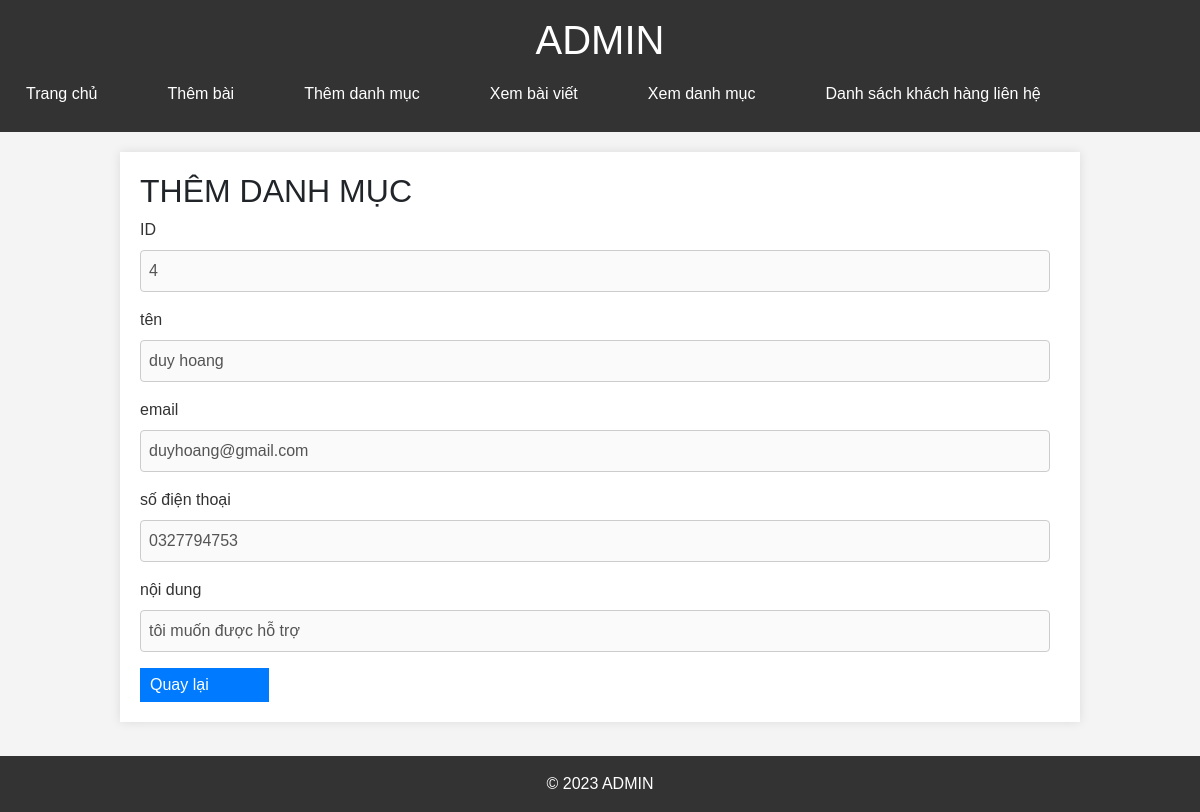
Page /admin/edit_contact/4 on the committed database.
### render_html.py (models this page shows, shortened)
class contact(db.Model):
    id_khach = db.Column(db.Integer, primary_key=True, autoincrement=True)
    ten_khach = db.Column(db.String(255), nullable=False)
    email_khach = db.Column(db.String(255), nullable=False)
    sdt_khach = db.Column(db.String(255), nullable=False)
    noidung = db.Column(db.String(255), nullable=False)

### render_html.py (the view)
@app.route('/admin/edit_contact/<int:id>', methods=['GET', 'POST'])
def edit_contact(id):
    lienhe = contact.query.get(id)
    return render_template('view_contact.html', lienhe=lienhe)

### templates/view_contact.html (shortened to what this page needs)
<!DOCTYPE html>
<html lang="en">
<head>
</head>
<body>
    {% extends "base.html" %}
    {% block content %}
    <section>
        <h2>THÊM DANH MỤC</h2>
        <form method="POST">
            <div class="form-group">
                <label for="data1">ID</label>
                <input type="text" id="id_DM" disabled value="{{ lienhe.id_khach }}" name="id" required>
            </div>
            <div class="form-group">
                <label for="data3">tên</label>
                <input type="text" id="id_DM" disabled value="{{ lienhe.ten_khach }}" name="name" required>
            </div>
            <div class="form-group" >
                <label for="data2">email</label>
                <input type="text" id="title_DM"disabled value="{{ lienhe.email_khach }}" name="email" required>
            </div>
            <div class="form-group">
                <label for="data3">số điện thoại</label>
                <input type="text" id="id_DM" disabled value="{{ lienhe.sdt_khach }}" name="sdt" required>
            </div>
            <div class="form-group">
                <label for="data3">nội dung</label>
                <input type="text" id="id_DM" disabled value="{{ lienhe.noidung }}" name="noidung" required>
            </div>
            <button type="submit"> <a href="/admin/contact">Quay lại</a></button>
        </form>
    </section>
        {% endblock %}

### templates/view_contact.html (style rules this page uses)
.form-group { margin-bottom: 15px; }
label { display: block; margin-bottom: 5px; color: #333; }
input { width: calc(100% - 10px); padding: 8px; margin-bottom: 10px; border: 1px solid #ccc; border-radius: 4px; }
button { background-color: #007bff; color: #fff; padding: 10px; border: none; border-radius: 4px; cursor: pointer; margin-right: 10px; }

### templates/base.html (style rules this page uses)
a { padding-right: 50px; }
body { font-family: Arial, sans-serif; background-color: #f4f4f4; margin: 0; padding: 0; }
section { width: 80%; margin: 20px auto; background-color: #fff; padding: 20px; box-shadow: 0 0 10px rgba(0, 0, 0, 0.1); margin-bottom: 90px; }
button { padding: 5px 10px; margin-right: 5px; }
a { text-decoration: none; color: #fff; }

### rows in the picture
contact: id "4", name "duy hoang", email "duyhoang@gmail.com", sdt "0327794753", noidung "tôi muốn được hỗ trợ"
